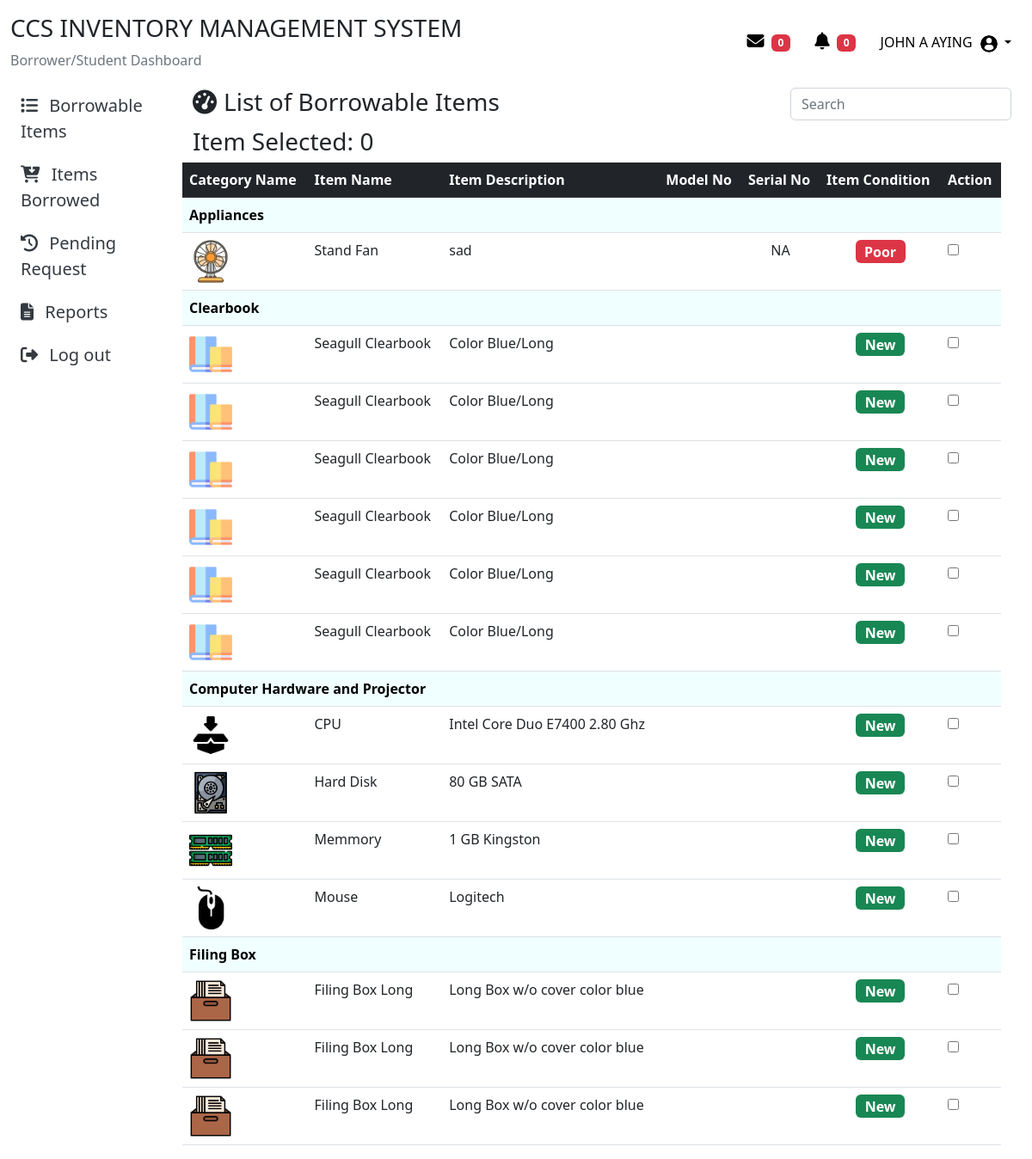
The page /DashboardBorrower/borrowerDashboardPage.php (signed in) on the database as committed earlier.
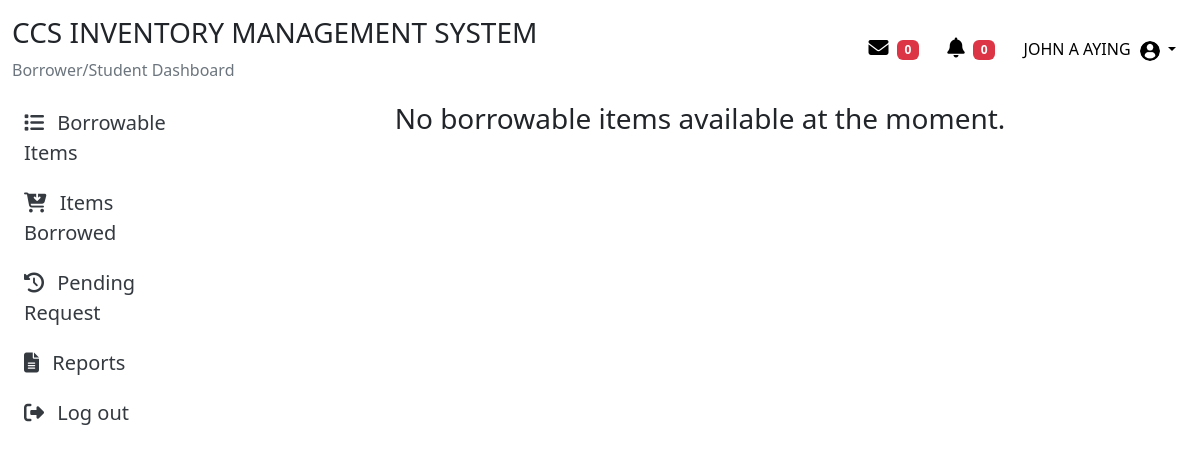
The same page on the database as committed later.
### tables this page shows
CREATE TABLE `tblitembrand` (
  `id` int(11) NOT NULL,
  `staffid` int(11) NOT NULL,
  `staffname` varchar(50) NOT NULL,
  `itembrand` varchar(50) NOT NULL,
  `categoryname` varchar(50) NOT NULL,
  `subcategoryname` varchar(50) NOT NULL,
  `borrowable` varchar(50) NOT NULL,
  `remarks` varchar(50) NOT NULL,
  `modelno` varchar(50) NOT NULL,
  `serialno` varchar(50) NOT NULL,
  `unitcost` decimal(10,0) NOT NULL,
  `status` varchar(50) NOT NULL,
  `datetimeadded` datetime NOT NULL,
  `assignfor` varchar(50) DEFAULT NULL,
  `datepurchased` date NOT NULL
);

### DashboardBorrower/bwerdashboardpage.php (the view, shortened to what this page needs)
<?php
$queryitems = "SELECT * FROM tblitembrand WHERE borrowable = 'Yes' AND status = 'Available' ORDER BY categoryname, subcategoryname, itembrand";
$resultitems = mysqli_query($con, $queryitems);
mysqli_data_seek($resultitems, 0);
?>
<main class="ccs-main-container">
    <div class="container mt-1">
        <div class="row">
            <?php
            if (mysqli_num_rows($resultitems) > 0) {
                echo '
                <div class="d-flex justify-content-between mb-1">
                    <h3 class="text-start"><i class="fas fa-tachometer-alt me-2"></i>List of Borrowable Items</h3>
                    <div class="text-end">
                        <input type="text" class="form-control search-input mb-1" placeholder="Search" name="search" id="searchInput">
                    </div>
                </div>
                <div class="row">
                    <div class="col-md-6">
                        <h3 class="text-start">Item Selected: <span id="selectedItemCount">0</span></h3>
                    </div>
                    <div class="col-md-6 text-end">
                        <a href="#" id="reserveButton" class="btn btn-danger mb-1" style="display: none;">Reserve</a>
                        <a href="#" id="borrowButton" class="btn btn-success mb-1" style="display: none;">Borrow</a>
                    </div>
                </div>
                <div class="row">
                    <table class="table">
                        <thead class="table-dark">
                            <tr>
                                <th scope="col">Category Name</th>
                                <th scope="col">Item Name</th>
                                <th scope="col">Item Description</th>
                                <th scope="col">Model No</th>
                                <th scope="col">Serial No</th>
                                <th scope="col">Item Condition</th>
                                <th scope="col">Action</th>
                            </tr>
                        </thead>
                        <tbody>';
                            $currentCategory = null;
                            while ($row = mysqli_fetch_assoc($resultitems)) {
                                if ($currentCategory != $row['categoryname']) {
                                    echo "<tr class='category-row'>
                                            <td colspan='8' style='background-color: azure;'><strong>{$row['categoryname']}</strong></td>
                                        </tr>";
                                    $currentCategory = $row['categoryname'];
                                }
                                echo "<tr class='item-details-row' data-id='{$row['id']}'>";
                                $imagePath = '../DashboardCCSStaff/inventory/SubcategoryItemsimages/' . $row['subcategoryname'] . '.png';
                                if (file_exists($imagePath)) {
                                    echo "<td><img src='{$imagePath}' alt='Subcategory Image' width='50'></td>";
                                } else {
                                    echo "<td><img src='/inventory/SubcategoryItemsimages/defaultimageitem.png' alt='Default Image' width='50'></td>";
                                }
                                echo "<td>{$row['subcategoryname']}</td>";
                                echo "<td>{$row['itembrand']}</td>";
                                echo "<td class='text-center'>{$row['modelno']}</td>";
                                echo "<td class='text-center'>{$row['serialno']}</td>";
                                echo "<td class='text-center'>";
                                switch ($row['itemcondition']) {
                                    case 'New':
                                        echo "<span class='badge bg-success fa-1x' title='New: The item is brand new and has never been used.'>New</span>";
                                        break;
                                    case 'Poor':
                                        echo "<span class='badge bg-danger fa-1x' title='Poor: The item is in poor condition and may require repairs or refurbishment.'>Poor</span>";
                                        break;
                                }
                                echo "</td>";
                                echo "<td><input type='checkbox'></td>";
                                echo "</tr>";
                            }
                        echo '
                        </tbody>
                    </table>
                </div>';
            } else {
                echo '<div class="text-center">
                        <h3>No borrowable items available at the moment.</h3>
                      </div>';
            }
            ?>
        </div>
    </div>
</main>

Rows that differ between the two databases and show on the page:
removed tblitembrand: categoryname "Appliances", subcategoryname (picture), subcategoryname "Stand Fan", itembrand "sad", serialno "NA", itemcondition "Poor"
no longer on this page (row edited): tblitembrand: categoryname "Clearbook", subcategoryname (picture), subcategoryname "Seagull Clearbook", itembrand "Color Blue/Long", itemcondition "New"
no longer on this page (row edited): tblitembrand: subcategoryname (picture), subcategoryname "Seagull Clearbook", itembrand "Color Blue/Long", itemcondition "New"
no longer on this page (row edited): tblitembrand: subcategoryname (picture), subcategoryname "Seagull Clearbook", itembrand "Color Blue/Long", itemcondition "New"
no longer on this page (row edited): tblitembrand: subcategoryname (picture), subcategoryname "Seagull Clearbook", itembrand "Color Blue/Long", itemcondition "New"
no longer on this page (row edited): tblitembrand: subcategoryname (picture), subcategoryname "Seagull Clearbook", itembrand "Color Blue/Long", itemcondition "New"
no longer on this page (row edited): tblitembrand: subcategoryname (picture), subcategoryname "Seagull Clearbook", itembrand "Color Blue/Long", itemcondition "New"
no longer on this page (row edited): tblitembrand: categoryname "Computer Hardware and Projector", subcategoryname "CPU", itembrand "Intel Core Duo E7400 2.80 Ghz", itemcondition "New"
no longer on this page (row edited): tblitembrand: subcategoryname (picture), subcategoryname "Hard Disk", itembrand "80 GB SATA", itemcondition "New"
no longer on this page (row edited): tblitembrand: subcategoryname (picture), subcategoryname "Memmory", itembrand "1 GB Kingston", itemcondition "New"
no longer on this page (row edited): tblitembrand: subcategoryname (picture), subcategoryname "Mouse", itembrand "Logitech", itemcondition "New"
no longer on this page (row edited): tblitembrand: categoryname "Filing Box", subcategoryname (picture), subcategoryname "Filing Box Long", itembrand "Long Box w/o cover color blue", itemcondition "New"
no longer on this page (row edited): tblitembrand: subcategoryname (picture), subcategoryname "Filing Box Long", itembrand "Long Box w/o cover color blue", itemcondition "New"
no longer on this page (row edited): tblitembrand: subcategoryname (picture), subcategoryname "Filing Box Long", itembrand "Long Box w/o cover color blue", itemcondition "New"
Other text that changed with them:
text no longer shown: "List of Borrowable Items Item Selected: 0 Category Name Item Name Item Description Model No Serial No Item Condition Action"
text now shown: "No borrowable items available at the moment."
